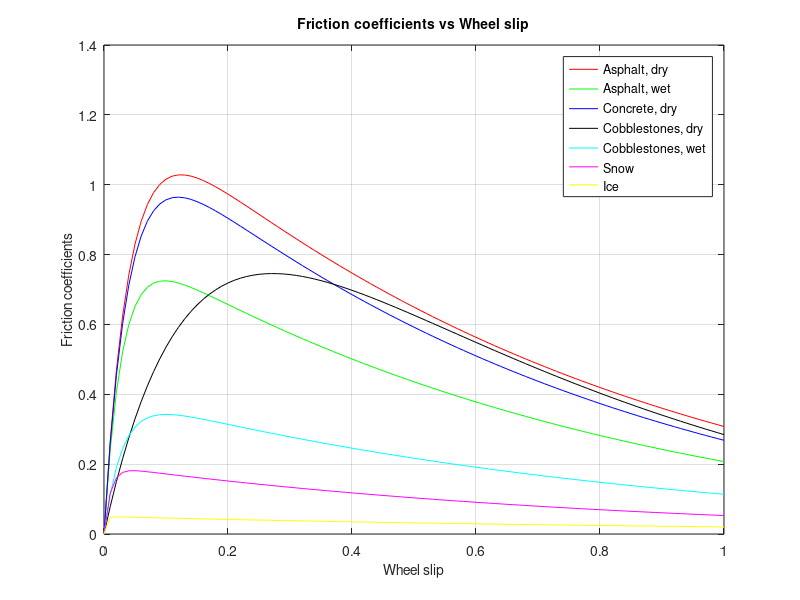

The MATLAB script that drew this image:
%% Slip-friction curves for different road conditions.
close all; clear; clc;
%% A, B, C, D are empirical coefficients
%
A = [1.2801, 0.857, 1.1973, 1.3713, 0.4004, 0.1946, 0.05];
B = [23.99, 33.822, 25.168, 6.4565, 33.708, 94.129, 306.39];
C = [0.523, 0.347, 0.5373, 0.6691, 0.1204, 0.0646, 0];
D = [0.03, 0.03, 0.03, 0.03, 0.03, 0.03, 0.03];
%% Slip
%
slip_x = 0:0.01:1;
colors = ["r","g","b","k","c","m","y"];
v=30;   % velocity = 30 m/s
miu_y(7,100)=0;
%% Calculation of Friction coefficients
for i=1:length(A)
    for j=1:length(slip_x)
        miu_y(i,j) = (A(i)*(1-exp(-B(i)*slip_x(j)))-C(i)*slip_x(j))*exp(-D(i)*slip_x(j)*v);
    end
    figure(1)
    plot(slip_x,miu_y(i,:),colors(i))
    hold on
end
%% Plot the Friction coefficients vs Wheel slip
%
xlabel("Wheel slip","FontSize",10)
ylabel("Friction coefficients","FontSize",10)
grid on;
title("Friction coefficients vs Wheel slip","FontSize",10)
legend("Asphalt, dry", "Asphalt, wet", "Concrete, dry", "Cobblestones, dry", "Cobblestones, wet", "Snow", "Ice")
